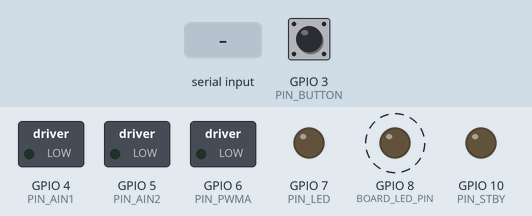
This program was run on a simulated ESP32-C3. On the bench: switched loads named in the program (green lamp = pin HIGH), output pins drawn as LEDs (lit = HIGH). Dashed ring = blinking. Inputs (shaded band) come from the test bench; at power-on: GPIO 3 (PIN_BUTTON) HIGH. What the program prints to the serial monitor is not drawn.

Above: at 2.9 s.
3.0 s: GPIO 3 (PIN_BUTTON) pulled LOW for 0.15 s
At 4.6 s:
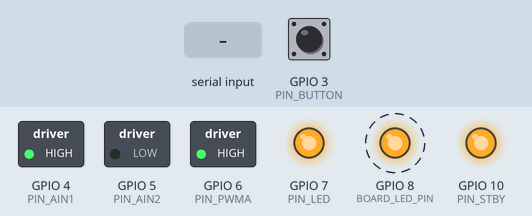
6.0 s: "OFF\n" received over Serial
At 6.6 s:
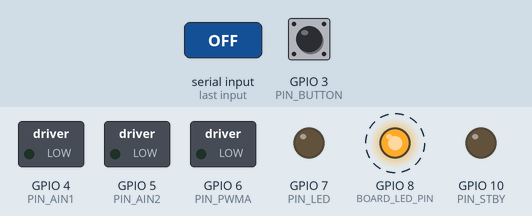
9.0 s: "ON\n" received over Serial
At 9.41 s:
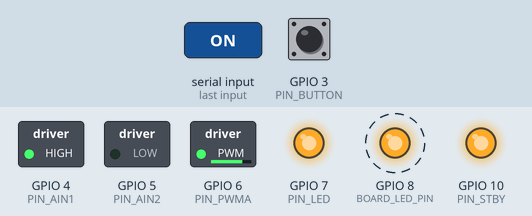
12.0 s: GPIO 3 (PIN_BUTTON) pulled LOW for 1 s
At 12.46 s:
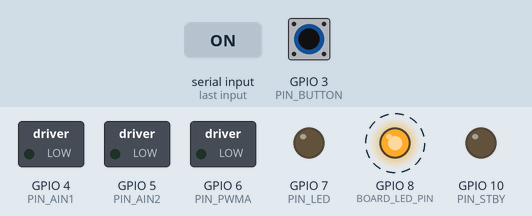
15.0 s: "P \n" received over Serial
18.0 s: GPIO 3 (PIN_BUTTON) pulsed LOW 5 times (0.12 s each, 0.3 s apart)
At 19.38 s:
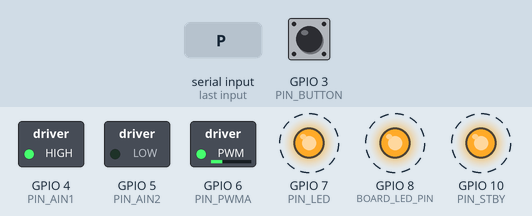
Timing chart, 0 to 22.0 s (numbered marks = the images above; inputs shaded):
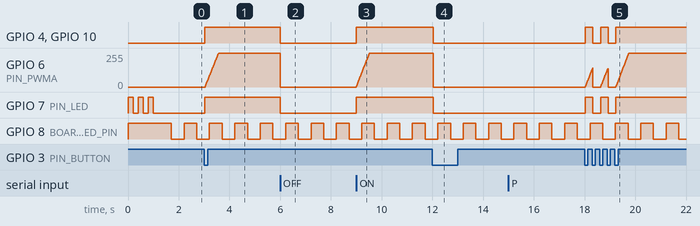

The program:

main.cpp
```cpp
// esp32-pump 動作確認サンプル（ポンプ制御）
//   起動時はポンプを止めた状態にし、タクトスイッチを押すたびにポンプの運転・停止を切り替える。
//   外付けLEDはポンプ運転中に点灯する。
//   電源モジュールから給電するとUSBのシリアルモニタが使えないため、状態をLEDで表す。
//     起動時: 外付けLEDが「ゆっくり3回」点滅 → 通常の起動
//             外付けLEDが「速く10回」点滅    → 電圧低下でリセットした（ブラウンアウト）
//     動作中: 基板上のLEDが0.5秒ごとに点滅（止まったらプログラムが固まっている）
//   USBでつないでいるときは、シリアルモニタ（115200bps）からも操作できる。
#include <Arduino.h>
#include <esp_system.h>
#include "config.h"
#include "PumpDriver.h"

PumpDriver pump;

int pumpPercent = PUMP_DEFAULT_PERCENT; // 運転時の出力（P コマンドで変更できる）
uint32_t pumpStartMs = 0;               // 運転を始めた時刻（自動停止の判定に使う）
uint32_t lastControlMs = 0;
uint32_t lastHeartbeatMs = 0;
bool boardLedOn = false;
String serialLine; // シリアルモニタから入力中のコマンド

// ===== タクトスイッチ =====
// 内部プルアップを使うので、押していないときHIGH、押すとLOWになる。
bool buttonStable = HIGH;   // チャタリングを除いた確定状態
bool buttonLastRaw = HIGH;  // 前回読んだ生の状態
uint32_t buttonChangedMs = 0;

// 押された瞬間（HIGH→LOWが確定したとき）に1回だけ true を返す
bool buttonPressed(uint32_t now) {
  bool raw = digitalRead(PIN_BUTTON);
  if (raw != buttonLastRaw) {
    buttonLastRaw = raw;
    buttonChangedMs = now;
  }
  if (raw != buttonStable && now - buttonChangedMs >= BUTTON_DEBOUNCE_MS) {
    buttonStable = raw;
    return buttonStable == LOW;
  }
  return false;
}

// ===== ポンプ操作 =====
void startPump(const char *reason) {
  pump.start(pumpPercent);
  pumpStartMs = millis();
  Serial.printf("ポンプ運転（出力 %d%%）: %s\n", pumpPercent, reason);
}

void stopPump(const char *reason) {
  pump.stop();
  Serial.printf("ポンプ停止: %s\n", reason);
}

void togglePump(const char *reason) {
  if (pump.running()) {
    stopPump(reason);
  } else {
    startPump(reason);
  }
}

// 運転時間が上限を超えたら止める（空回り・水のあふれ防止）
void checkMaxRunTime(uint32_t now) {
  if (PUMP_MAX_RUN_MS == 0 || !pump.running()) return;
  if (now - pumpStartMs >= PUMP_MAX_RUN_MS) {
    stopPump("運転時間の上限に達した");
  }
}

// ===== 起動時の表示 =====
const char *resetReasonText(esp_reset_reason_t reason) {
  switch (reason) {
    case ESP_RST_POWERON:   return "電源投入";
    case ESP_RST_EXT:       return "外部リセット";
    case ESP_RST_SW:        return "ソフトウェアリセット";
    case ESP_RST_PANIC:     return "例外による再起動";
    case ESP_RST_INT_WDT:
    case ESP_RST_TASK_WDT:
    case ESP_RST_WDT:       return "ウォッチドッグによる再起動";
    case ESP_RST_DEEPSLEEP: return "ディープスリープからの復帰";
    case ESP_RST_BROWNOUT:  return "電圧低下（ブラウンアウト）";
    default:                return "その他";
  }
}

void blinkLed(int times, uint32_t intervalMs) {
  for (int i = 0; i < times; i++) {
    digitalWrite(PIN_LED, HIGH);
    delay(intervalMs);
    digitalWrite(PIN_LED, LOW);
    delay(intervalMs);
  }
}

// 起動した理由を外付けLEDの点滅で知らせる
void showResetReason(esp_reset_reason_t reason) {
  if (reason == ESP_RST_BROWNOUT) {
    blinkLed(10, 50);  // 速く10回: 電源の電圧が下がってリセットした
  } else {
    blinkLed(3, 200);  // ゆっくり3回: 通常の起動
  }
}

// ===== 動作中の表示 =====
void updateLeds(uint32_t now) {
  digitalWrite(PIN_LED, pump.running() ? HIGH : LOW);

  // 基板上のLEDを一定間隔で点滅させる（ループが回っていることの確認）
  if (now - lastHeartbeatMs >= HEARTBEAT_INTERVAL_MS) {
    lastHeartbeatMs = now;
    boardLedOn = !boardLedOn;
    digitalWrite(BOARD_LED_PIN, boardLedOn ? BOARD_LED_ON_LEVEL : BOARD_LED_OFF_LEVEL);
  }
}

// ===== シリアルコマンド =====
//   ON         運転する
//   OFF        止める
//   P <0-100>  運転時の出力（%）を変える。運転中ならその出力へ徐々に変える
//   ?          状態を表示する
void printStatus() {
  Serial.printf("状態: %s / 出力 %d%%（設定 %d%%）/ スイッチ %s\n",
                pump.running() ? "運転中" : "停止中", pump.output(), pumpPercent,
                buttonStable == LOW ? "押下" : "開放");
  if (pump.running() && PUMP_MAX_RUN_MS > 0) {
    uint32_t elapsed = millis() - pumpStartMs;
    uint32_t remaining = elapsed < PUMP_MAX_RUN_MS ? PUMP_MAX_RUN_MS - elapsed : 0;
    Serial.printf("自動停止まで: %lu 秒\n", (unsigned long)(remaining / 1000));
  }
}

void handleSerialCommand(String command) {
  command.trim();
  command.toUpperCase();
  if (command.length() == 0) return;
  Serial.print("受信: ");
  Serial.println(command);

  if (command == "ON") {
    startPump("シリアルコマンド");
  } else if (command == "OFF") {
    stopPump("シリアルコマンド");
  } else if (command.startsWith("P ")) {
    int percent = -1;
    if (sscanf(command.c_str() + 2, "%d", &percent) != 1 || percent < 0 || percent > 100) {
      Serial.println("形式: P <出力 0〜100>");
      return;
    }
    pumpPercent = percent;
    Serial.printf("運転時の出力を %d%% にした\n", pumpPercent);
    if (pump.running()) {
      if (pumpPercent == 0) {
        stopPump("出力0%");
      } else {
        pump.start(pumpPercent); // 運転時間の計測はそのまま続ける
      }
    }
  } else if (command == "?") {
    printStatus();
  } else {
    Serial.println("コマンド: ON / OFF / P <0-100> / ?");
  }
}

void readSerial() {
  while (Serial.available()) {
    char c = (char)Serial.read();
    if (c == '\n' || c == '\r') {
      handleSerialCommand(serialLine);
      serialLine = "";
    } else if (serialLine.length() < 32) {
      serialLine += c;
    }
  }
}

void setup() {
  // 電源投入直後にポンプが回り続けないよう、何よりも先にポンプを止める
  pump.begin();

  Serial.begin(115200);

  pinMode(PIN_BUTTON, INPUT_PULLUP);
  pinMode(PIN_LED, OUTPUT);
  pinMode(BOARD_LED_PIN, OUTPUT);
  digitalWrite(PIN_LED, LOW);
  digitalWrite(BOARD_LED_PIN, BOARD_LED_OFF_LEVEL);

  esp_reset_reason_t reason = esp_reset_reason();
  showResetReason(reason);

  // 起動時のスイッチの状態を確定状態にしておく（押したまま起動しても誤動作しない）
  buttonStable = buttonLastRaw = digitalRead(PIN_BUTTON);

  delay(500); // USBシリアルがつながるのを少し待つ（点滅の時間と合わせて約1秒）
  Serial.println();
  Serial.println("esp32-pump 動作確認サンプル（ポンプ制御）");
  Serial.printf("起動の理由: %s\n", resetReasonText(reason));
  Serial.println("タクトスイッチ: ポンプの運転/停止の切り替え");
  Serial.println("コマンド: ON / OFF / P <0-100> / ?");
}

void loop() {
  uint32_t now = millis();

  if (buttonPressed(now)) {
    togglePump("タクトスイッチ");
  }
  readSerial();

  if (now - lastControlMs >= CONTROL_INTERVAL_MS) {
    lastControlMs = now;
    pump.update();
    checkMaxRunTime(now);
  }

  updateLeds(now);
}
```

config.h
```cpp
#pragma once

// ===== ピン割り当て（ESP32-C3 Super Mini） =====
// GPIO2/8/9 は起動モードを決めるピン、GPIO18/19 はUSBなので外部回路には使わない。
// ポンプは TB6612FNG のA側（AO1/AO2）につなぐ。
#define PIN_AIN1  4
#define PIN_AIN2  5
#define PIN_PWMA  6
#define PIN_STBY  10 // LOWでポンプを切り離す（3.3Vに直結しない）

#define PIN_BUTTON 3 // タクトスイッチ（もう片方はGND。内部プルアップを使うので抵抗は不要）
#define PIN_LED    7 // 外付けLED（330Ωを直列に入れてGNDへ）。ポンプ運転中に点灯

#define BOARD_LED_PIN 8 // 基板上のLED。プログラムが動いている間ゆっくり点滅させる
// Super MiniのGPIO8のLEDはLOWで点灯する。点灯・消灯が逆なら HIGH と LOW を入れ替える。
#define BOARD_LED_ON_LEVEL  LOW
#define BOARD_LED_OFF_LEVEL HIGH

// ===== ポンプ =====
#define PUMP_PWM_FREQ_HZ 20000 // 可聴域より上にしてモーターの「キーン」音を消す
#define PUMP_PWM_BITS    10    // 0〜1023

// 運転時の出力（%）。ポンプの定格電圧より電源電圧が高いときは下げる。
// 例: 定格5Vのポンプを電源6Vで回すなら 5 / 6 ≒ 83% 以下にする。
#define PUMP_DEFAULT_PERCENT 100

// 停止→運転の出力を、この時間をかけて上げる（突入電流による電圧低下・リセットを防ぐ）
// CONTROL_INTERVAL_MS 以上の値にする
#define PUMP_RAMP_MS 500

// 運転を始めてからこの時間がたったら自動で止める（空回り・水のあふれ防止）。0で無効。
#define PUMP_MAX_RUN_MS 30000

// 配線の都合で逆回転になる（水を吸わない）場合は true にする（配線の入れ替えでも可）
#define PUMP_INVERT false

// ===== スイッチ =====
#define BUTTON_DEBOUNCE_MS 30 // この時間、状態が変わらなければ確定とみなす（チャタリング対策）

// ===== 制御・表示 =====
#define CONTROL_INTERVAL_MS   10  // 制御ループの周期（100Hz）
#define HEARTBEAT_INTERVAL_MS 500 // 基板上のLEDの点滅間隔（この時間ごとに点灯・消灯を切り替える）
```

PumpDriver.cpp
```cpp
#include "PumpDriver.h"
#include "config.h"

static const uint32_t MAX_DUTY = (1u << PUMP_PWM_BITS) - 1;
static const uint8_t LEDC_CHANNEL = 0;

// Arduino-ESP32 のコア3.xでLEDC(PWM)の関数が変わったため、両方で動くようにする
static void pwmAttach(uint8_t pin) {
#if ESP_ARDUINO_VERSION_MAJOR >= 3
  ledcAttachChannel(pin, PUMP_PWM_FREQ_HZ, PUMP_PWM_BITS, LEDC_CHANNEL);
#else
  ledcSetup(LEDC_CHANNEL, PUMP_PWM_FREQ_HZ, PUMP_PWM_BITS);
  ledcAttachPin(pin, LEDC_CHANNEL);
#endif
}

static void pwmWrite(uint8_t pin, uint32_t duty) {
#if ESP_ARDUINO_VERSION_MAJOR >= 3
  ledcWrite(pin, duty);
#else
  (void)pin;
  ledcWrite(LEDC_CHANNEL, duty);
#endif
}

void PumpDriver::begin() {
  // 起動直後のピンは状態が決まっていないため、真っ先にSTBYと方向ピンをLOWにする
  pinMode(PIN_STBY, OUTPUT);
  digitalWrite(PIN_STBY, LOW);
  pinMode(PIN_AIN1, OUTPUT);
  pinMode(PIN_AIN2, OUTPUT);
  digitalWrite(PIN_AIN1, LOW);
  digitalWrite(PIN_AIN2, LOW);
  pwmAttach(PIN_PWMA);
  stop();
}

void PumpDriver::start(int percent) {
  target_ = constrain(percent, 0, 100);
  if (target_ == 0) {
    stop();
    return;
  }
  // 回す向きを決める（TB6612FNG: IN1=H IN2=L で正転、IN1=L IN2=H で逆転）
  digitalWrite(PIN_AIN1, PUMP_INVERT ? LOW : HIGH);
  digitalWrite(PIN_AIN2, PUMP_INVERT ? HIGH : LOW);
  digitalWrite(PIN_STBY, HIGH);
}

void PumpDriver::stop() {
  target_ = 0;
  apply(0);
  // IN1=L IN2=L で惰性停止。ポンプは急ブレーキの必要がないので、こちらにしている
  digitalWrite(PIN_AIN1, LOW);
  digitalWrite(PIN_AIN2, LOW);
  digitalWrite(PIN_STBY, LOW);
}

void PumpDriver::update() {
  if (output_ == target_) return;
  // 0→100% を PUMP_RAMP_MS で上げる。出力を下げるときも同じ速さにする
  const float step = 100.0f * CONTROL_INTERVAL_MS / PUMP_RAMP_MS;
  float next = output_ < target_ ? min(output_ + step, target_)
                                 : max(output_ - step, target_);
  apply(next);
}

void PumpDriver::apply(float percent) {
  output_ = percent;
  pwmWrite(PIN_PWMA, (uint32_t)(percent * MAX_DUTY / 100.0f + 0.5f));
}
```

PumpDriver.h
```cpp
#pragma once
#include <Arduino.h>

// TB6612FNG のA側で1台のポンプを回す。
// start() / stop() で運転・停止を指示し、update() を周期的に呼ぶと
// 出力を PUMP_RAMP_MS かけて目標まで上げる（ソフトスタート）。
class PumpDriver {
public:
  void begin();            // ピンを出力にして、ポンプを止めた状態にする（setup()の最初に呼ぶ）
  void start(int percent); // 指定した出力（0〜100%）で運転する
  void stop();             // すぐに止め、STBYをLOWにしてポンプを切り離す
  void update();           // 制御ループから CONTROL_INTERVAL_MS ごとに呼ぶ

  bool running() const { return target_ > 0; }
  int output() const { return (int)output_; } // 現在の出力（%）

private:
  void apply(float percent);

  float target_ = 0; // 目標出力（%）
  float output_ = 0; // 現在の出力（%）
};
```

Measured:
- after the input at 3.0 s, GPIO 4 (PIN_AIN1), GPIO 7 (PIN_LED), GPIO 10 (PIN_STBY): LOW → HIGH at once; GPIO 6 (PIN_PWMA): moves from 0/255 to 255/255 over 0.53 s, starting at once
- after the input at 6.0 s, GPIO 4 (PIN_AIN1), GPIO 7 (PIN_LED), GPIO 10 (PIN_STBY): HIGH → LOW at once; GPIO 6 (PIN_PWMA): 255/255 → 0/255 at once
- after the input at 9.0 s, GPIO 4 (PIN_AIN1), GPIO 7 (PIN_LED), GPIO 10 (PIN_STBY): LOW → HIGH at once; GPIO 6 (PIN_PWMA): moves from 0/255 to 255/255 over 0.52 s, starting at once
- after the input at 12.0 s, GPIO 4 (PIN_AIN1), GPIO 7 (PIN_LED), GPIO 10 (PIN_STBY): HIGH → LOW at once; GPIO 6 (PIN_PWMA): 255/255 → 0/255 at once
- after the input at 18.0 s, GPIO 4 (PIN_AIN1), GPIO 7 (PIN_LED), GPIO 10 (PIN_STBY): alternates HIGH for 0.30 s and LOW for 0.30 s, 5 changes in all, then stays HIGH, starting at once
- by itself, GPIO 8 (BOARD_LED_PIN): alternates HIGH for 0.50 s and LOW for 0.50 s
